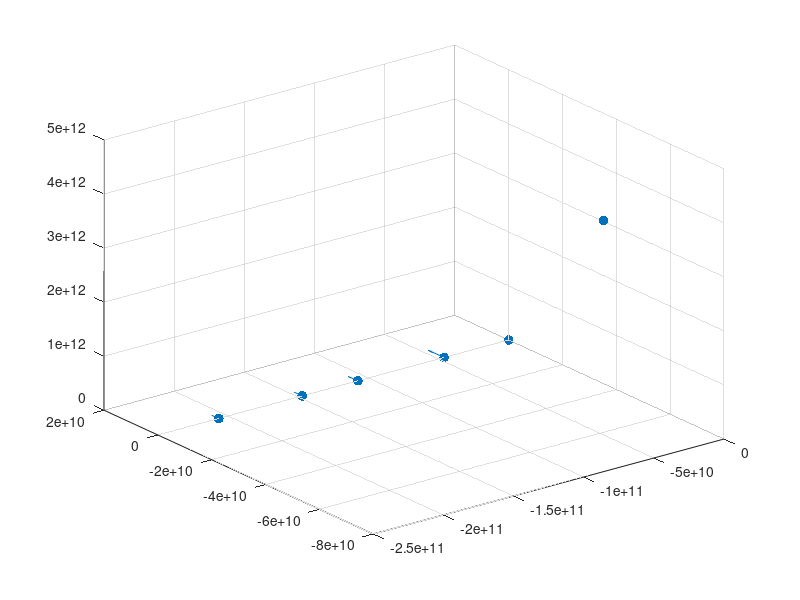

Reproduce this figure in MATLAB. (Note: this script raises an error after producing the figure.)
%% Setting up parameters
clear;clc
G = 6.674*10^-11;
load('Inner_Planets.mat');
%% Setting up spacial plot
trl = quiver3(r(:,1),r(:,2),r(:,3),...
    dt.*rdot(:,1),dt.*rdot(:,2),dt.*rdot(:,3),0);
hold on
s = scatter3(r(:,1),r(:,2),r(:,3),50,'filled');
trl.ShowArrowHead = 'off';

ax = gca;
axis equal
ax.Clipping = 'off';
ax.Box = 'off';
axis([-1.496e+11 1.496e+11 -1.496e+11 1.496e+11 -1.496e+11 1.496e+11])
camproj('perspective')
cameratoolbar('SetMode','orbit')
%% Simulation Loop
rold = r;
rdotold = rdot;
tic
while true
    r2dot = zeros(size(r,1),size(r,2));
    for i = 1:size(r,1)
        for j = 1:size(r,1)
            if j == i
            else
                r2dot(i,:) = r2dot(i,:) + (G*m(j).*(r(j,:)-r(i,:)))/(norm(r(j,:)-r(i,:))^3);
            end
        end
    end
    rdot = rdot + dt.*r2dot;
    r = r + dt.*rdot;
    %mold = cat(1,mold,m);
    
    rold = cat(1,rold,r);
    rdotold = cat(1,rdotold,rdot);
    if(size(rold,1) > size(r,1)*round(11000000/dt))
        rold = rold((end-size(r,1)*round(11000000/dt)):end,:);
        rdotold = rdotold((end-size(r,1)*round(11000000/dt)):end,:);
    end
%    rold(ones(size(rold,1),size(rold,2)).*(1:size(rold,1))' + round(1/dt) < 0) = [];
%    rdotold(ones(size(rold,1),size(rold,2)).*(1:size(rold,1))' + round(1/dt) < 0) = [];
    trl.XData = rold(:,1);
    trl.YData = rold(:,2);
    trl.ZData = rold(:,3);
    
    trl.UData = -dt.*rdotold(:,1);
    trl.VData = -dt.*rdotold(:,2);
    trl.WData = -dt.*rdotold(:,3);
    
    s.XData = r(:,1);
    s.YData = r(:,2);
    s.ZData = r(:,3);
    calcTime=toc;
    drawnow
    %pause(max(dt-calcTime,0))
    tic
end
